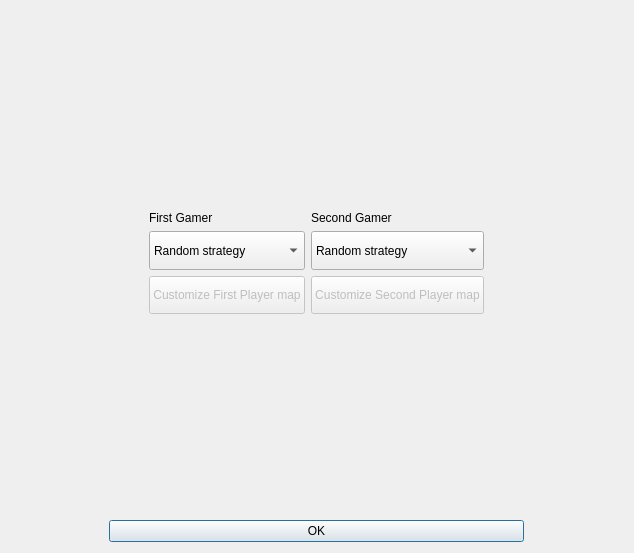
<?xml version="1.0" encoding="UTF-8"?>
<ui version="4.0">
 <class>SettingsWindow</class>
 <widget class="QDialog" name="SettingsWindow">
  <property name="geometry">
   <rect>
    <x>0</x>
    <y>0</y>
    <width>634</width>
    <height>553</height>
   </rect>
  </property>
  <property name="windowTitle">
   <string>Dialog</string>
  </property>
  <layout class="QGridLayout" name="gridLayout_2">
   <item row="1" column="0">
    <spacer name="horizontalSpacer">
     <property name="orientation">
      <enum>Qt::Horizontal</enum>
     </property>
     <property name="sizeHint" stdset="0">
      <size>
       <width>200</width>
       <height>20</height>
      </size>
     </property>
    </spacer>
   </item>
   <item row="1" column="1">
    <widget class="QPushButton" name="goToMainWindow">
     <property name="sizePolicy">
      <sizepolicy hsizetype="Expanding" vsizetype="Minimum">
       <horstretch>0</horstretch>
       <verstretch>0</verstretch>
      </sizepolicy>
     </property>
     <property name="layoutDirection">
      <enum>Qt::LeftToRight</enum>
     </property>
     <property name="text">
      <string>OK</string>
     </property>
     <property name="default">
      <bool>false</bool>
     </property>
     <property name="flat">
      <bool>false</bool>
     </property>
    </widget>
   </item>
   <item row="1" column="3">
    <spacer name="horizontalSpacer_2">
     <property name="orientation">
      <enum>Qt::Horizontal</enum>
     </property>
     <property name="sizeHint" stdset="0">
      <size>
       <width>200</width>
       <height>20</height>
      </size>
     </property>
    </spacer>
   </item>
   <item row="0" column="1">
    <layout class="QGridLayout" name="gridLayout">
     <item row="0" column="2">
      <spacer name="verticalSpacer_4">
       <property name="orientation">
        <enum>Qt::Vertical</enum>
       </property>
       <property name="sizeHint" stdset="0">
        <size>
         <width>20</width>
         <height>200</height>
        </size>
       </property>
      </spacer>
     </item>
     <item row="6" column="1">
      <spacer name="verticalSpacer_3">
       <property name="orientation">
        <enum>Qt::Vertical</enum>
       </property>
       <property name="sizeHint" stdset="0">
        <size>
         <width>20</width>
         <height>200</height>
        </size>
       </property>
      </spacer>
     </item>
     <item row="1" column="2">
      <widget class="QLabel" name="SecondPlayer">
       <property name="sizePolicy">
        <sizepolicy hsizetype="Expanding" vsizetype="Preferred">
         <horstretch>0</horstretch>
         <verstretch>0</verstretch>
        </sizepolicy>
       </property>
       <property name="layoutDirection">
        <enum>Qt::RightToLeft</enum>
       </property>
       <property name="autoFillBackground">
        <bool>false</bool>
       </property>
       <property name="text">
        <string>Second Gamer</string>
       </property>
      </widget>
     </item>
     <item row="3" column="2">
      <widget class="QPushButton" name="SetMapS">
       <property name="enabled">
        <bool>false</bool>
       </property>
       <property name="sizePolicy">
        <sizepolicy hsizetype="Expanding" vsizetype="Expanding">
         <horstretch>0</horstretch>
         <verstretch>0</verstretch>
        </sizepolicy>
       </property>
       <property name="layoutDirection">
        <enum>Qt::LeftToRight</enum>
       </property>
       <property name="text">
        <string>Customize Second Player map</string>
       </property>
      </widget>
     </item>
     <item row="1" column="1">
      <widget class="QLabel" name="FirstPlayer">
       <property name="sizePolicy">
        <sizepolicy hsizetype="Expanding" vsizetype="Preferred">
         <horstretch>0</horstretch>
         <verstretch>0</verstretch>
        </sizepolicy>
       </property>
       <property name="layoutDirection">
        <enum>Qt::LeftToRight</enum>
       </property>
       <property name="text">
        <string>First Gamer</string>
       </property>
      </widget>
     </item>
     <item row="2" column="0">
      <spacer name="verticalSpacer">
       <property name="orientation">
        <enum>Qt::Horizontal</enum>
       </property>
       <property name="sizeType">
        <enum>QSizePolicy::Minimum</enum>
       </property>
       <property name="sizeHint" stdset="0">
        <size>
         <width>40</width>
         <height>20</height>
        </size>
       </property>
      </spacer>
     </item>
     <item row="2" column="1">
      <widget class="QComboBox" name="chooseStrategyF">
       <property name="sizePolicy">
        <sizepolicy hsizetype="Expanding" vsizetype="Expanding">
         <horstretch>0</horstretch>
         <verstretch>0</verstretch>
        </sizepolicy>
       </property>
       <property name="layoutDirection">
        <enum>Qt::LeftToRight</enum>
       </property>
       <item>
        <property name="text">
         <string>Random strategy</string>
        </property>
       </item>
       <item>
        <property name="text">
         <string>User</string>
        </property>
       </item>
       <item>
        <property name="text">
         <string>Optimal strategy</string>
        </property>
       </item>
      </widget>
     </item>
     <item row="2" column="3">
      <spacer name="verticalSpacer_2">
       <property name="orientation">
        <enum>Qt::Horizontal</enum>
       </property>
       <property name="sizeType">
        <enum>QSizePolicy::Minimum</enum>
       </property>
       <property name="sizeHint" stdset="0">
        <size>
         <width>40</width>
         <height>20</height>
        </size>
       </property>
      </spacer>
     </item>
     <item row="3" column="1">
      <widget class="QPushButton" name="SetMapF">
       <property name="enabled">
        <bool>false</bool>
       </property>
       <property name="sizePolicy">
        <sizepolicy hsizetype="Expanding" vsizetype="Expanding">
         <horstretch>0</horstretch>
         <verstretch>0</verstretch>
        </sizepolicy>
       </property>
       <property name="layoutDirection">
        <enum>Qt::LeftToRight</enum>
       </property>
       <property name="text">
        <string>Customize First Player map</string>
       </property>
      </widget>
     </item>
     <item row="2" column="2">
      <widget class="QComboBox" name="chooseStrategyS">
       <property name="sizePolicy">
        <sizepolicy hsizetype="Expanding" vsizetype="Expanding">
         <horstretch>0</horstretch>
         <verstretch>0</verstretch>
        </sizepolicy>
       </property>
       <property name="layoutDirection">
        <enum>Qt::LeftToRight</enum>
       </property>
       <item>
        <property name="text">
         <string>Random strategy</string>
        </property>
       </item>
       <item>
        <property name="text">
         <string>User</string>
        </property>
       </item>
       <item>
        <property name="text">
         <string>Optimal strategy</string>
        </property>
       </item>
      </widget>
     </item>
    </layout>
   </item>
  </layout>
 </widget>
 <resources/>
 <connections/>
</ui>
